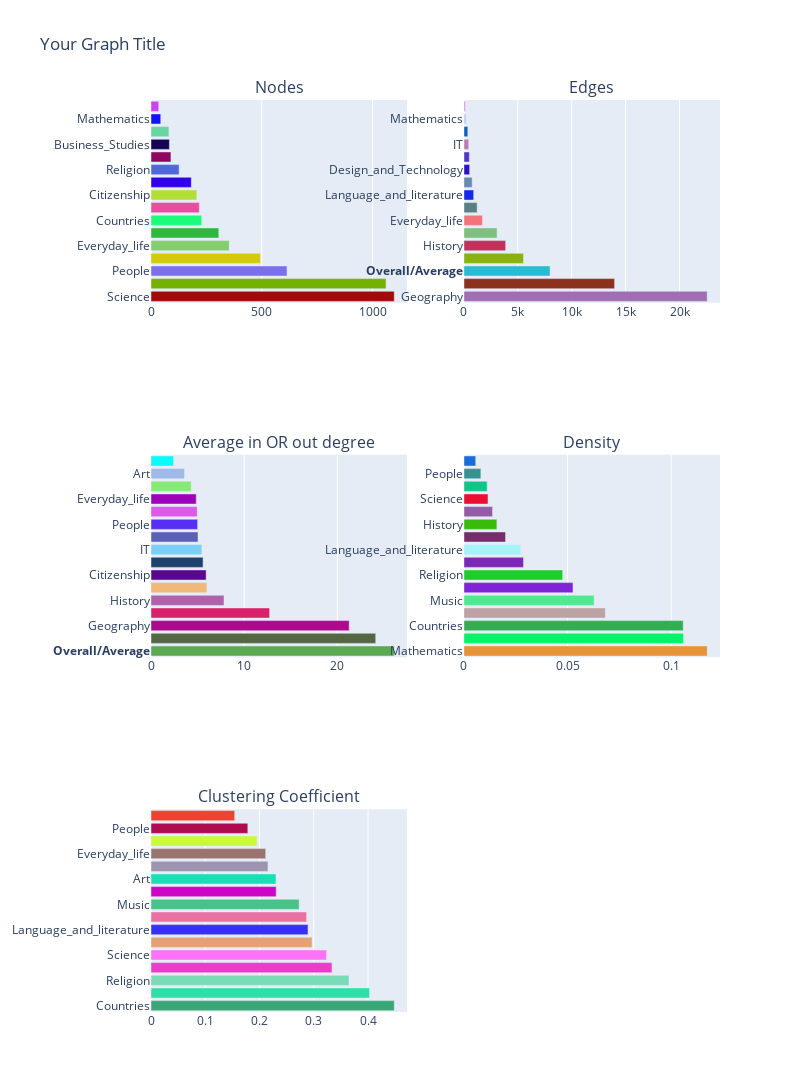

Here is the notebook cell this chart was saved with:
### Code cell
import plotly.graph_objs as go
from plotly.subplots import make_subplots
import numpy as np

properties = ['nodes', 'edges', 'avg_degree', 'density', 'clustering_coefficient']

fig = make_subplots(rows=3, cols=2, subplot_titles=[prop.replace("_", " ").title() if prop != 'avg_degree' else 'Average in OR out degree' for prop in properties])

for i, prop in enumerate(properties):
    sorted_data = category_data.sort_values(by=prop, ascending=False)
    colors = ['lightgray' if category == "Overall/Average" else f'rgb({np.random.randint(0,255)}, {np.random.randint(0,255)}, {np.random.randint(0,255)})' for category in sorted_data['category']]

    fig.add_trace(
        go.Bar(
            x=sorted_data[prop], 
            y=sorted_data['category'], 
            orientation='h', 
            marker_color=colors,
            showlegend=False
        ),
        row=(i // 2) + 1, 
        col=(i % 2) + 1
    )


# Update layout
fig.update_layout(height=2000, width=800, title_text="Your Graph Title")
fig.show()

### Figure 1 — Plotly figure (JSON) as saved in the notebook; plotly's stock layout.template omitted (floating-point values rounded to 4 significant figures)
{"data": [{"marker": {"color": ["rgb(160, 11, 11)", "rgb(117, 177, 3)", "rgb(125, 110, 238)", "rgb(212, 202, 8)", "rgb(133, 206, 108)", "rgb(50, 182, 66)", "rgb(27, 252, 122)", "rgb(233, 77, 157)", "rgb(180, 222, 54)", "rgb(49, 1, 236)", "rgb(80, 102, 217)", "rgb(144, 5, 96)", "rgb(22, 4, 84)", "rgb(105, 214, 162)", "rgb(18, 19, 250)", "rgb(208, 63, 241)"]}, "orientation": "h", "showlegend": false, "type": "bar", "x": [1098, 1061, 614, 494, 353, 306.1, 229, 218, 207, 182, 127, 90, 83, 81, 44, 35], "xaxis": "x", "y": ["Science", "Geography", "People", "History", "Everyday_life", "<b>Overall/Average</b>", "Countries", "Design_and_Technology", "Citizenship", "Language_and_literature", "Religion", "Music", "Business_Studies", "IT", "Mathematics", "Art"], "yaxis": "y"}, {"marker": {"color": ["rgb(161, 110, 179)", "rgb(141, 49, 31)", "rgb(39, 188, 210)", "rgb(136, 179, 14)", "rgb(194, 48, 92)", "rgb(125, 192, 130)", "rgb(244, 115, 123)", "rgb(87, 129, 133)", "rgb(15, 42, 236)", "rgb(107, 137, 174)", "rgb(45, 16, 196)", "rgb(84, 54, 196)", "rgb(190, 123, 173)", "rgb(9, 97, 193)", "rgb(196, 205, 245)", "rgb(226, 133, 236)"]}, "orientation": "h", "showlegend": false, "type": "bar", "x": [22570, 13978, 7992.0, 5523, 3870, 3073, 1715, 1225, 903, 762, 530, 503, 442, 358, 222, 126], "xaxis": "x2", "y": ["Geography", "Science", "<b>Overall/Average</b>", "Countries", "History", "People", "Everyday_life", "Citizenship", "Language_and_literature", "Religion", "Design_and_Technology", "Music", "IT", "Business_Studies", "Mathematics", "Art"], "yaxis": "y2"}, {"marker": {"color": ["rgb(91, 169, 80)", "rgb(84, 103, 67)", "rgb(172, 10, 139)", "rgb(216, 33, 106)", "rgb(175, 97, 171)", "rgb(240, 184, 122)", "rgb(93, 4, 145)", "rgb(30, 66, 107)", "rgb(121, 208, 244)", "rgb(91, 96, 180)", "rgb(87, 46, 243)", "rgb(219, 90, 231)", "rgb(158, 3, 185)", "rgb(134, 234, 118)", "rgb(158, 184, 231)", "rgb(7, 253, 249)"]}, "orientation": "h", "showlegend": false, "type": "bar", "x": [26.11, 24.12, 21.27, 12.73, 7.834, 6, 5.918, 5.589, 5.457, 5.045, 5.005, 4.962, 4.858, 4.313, 3.6, 2.431], "xaxis": "x3", "y": ["<b>Overall/Average</b>", "Countries", "Geography", "Science", "History", "Religion", "Citizenship", "Music", "IT", "Mathematics", "People", "Language_and_literature", "Everyday_life", "Business_Studies", "Art", "Design_and_Technology"], "yaxis": "y3"}, {"marker": {"color": ["rgb(231, 147, 55)", "rgb(3, 244, 102)", "rgb(51, 174, 84)", "rgb(188, 162, 164)", "rgb(78, 233, 144)", "rgb(126, 37, 213)", "rgb(28, 206, 40)", "rgb(123, 40, 181)", "rgb(162, 244, 249)", "rgb(118, 45, 108)", "rgb(56, 187, 9)", "rgb(150, 91, 168)", "rgb(234, 14, 49)", "rgb(14, 198, 136)", "rgb(54, 146, 144)", "rgb(24, 108, 220)"]}, "orientation": "h", "showlegend": false, "type": "bar", "x": [0.1173, 0.1059, 0.1058, 0.06821, 0.0628, 0.0526, 0.04762, 0.02873, 0.02741, 0.02007, 0.01589, 0.0138, 0.0116, 0.0112, 0.008165, 0.005686], "xaxis": "x4", "y": ["Mathematics", "Art", "Countries", "IT", "Music", "Business_Studies", "Religion", "Citizenship", "Language_and_literature", "Geography", "History", "Everyday_life", "Science", "Design_and_Technology", "People", "<b>Overall/Average</b>"], "yaxis": "y4"}, {"marker": {"color": ["rgb(57, 168, 119)", "rgb(43, 225, 167)", "rgb(122, 219, 183)", "rgb(238, 59, 202)", "rgb(254, 114, 245)", "rgb(228, 161, 118)", "rgb(54, 47, 248)", "rgb(235, 113, 162)", "rgb(74, 193, 136)", "rgb(206, 5, 197)", "rgb(26, 222, 180)", "rgb(158, 147, 176)", "rgb(155, 115, 110)", "rgb(199, 251, 56)", "rgb(175, 12, 80)", "rgb(240, 66, 48)"]}, "orientation": "h", "showlegend": false, "type": "bar", "x": [0.4483, 0.4029, 0.3649, 0.3335, 0.3236, 0.2969, 0.2894, 0.2869, 0.2731, 0.2308, 0.2303, 0.2156, 0.2115, 0.1955, 0.1785, 0.1543], "xaxis": "x5", "y": ["Countries", "Mathematics", "Religion", "IT", "Science", "Geography", "Language_and_literature", "History", "Music", "Citizenship", "Art", "Business_Studies", "Everyday_life", "<b>Overall/Average</b>", "People", "Design_and_Technology"], "yaxis": "y5"}], "layout": {"annotations": [{"font": {"size": 16}, "showarrow": false, "text": "Nodes", "x": 0.225, "xanchor": "center", "xref": "paper", "y": 1, "yanchor": "bottom", "yref": "paper"}, {"font": {"size": 16}, "showarrow": false, "text": "Edges", "x": 0.775, "xanchor": "center", "xref": "paper", "y": 1, "yanchor": "bottom", "yref": "paper"}, {"font": {"size": 16}, "showarrow": false, "text": "Average in OR out degree", "x": 0.225, "xanchor": "center", "xref": "paper", "y": 0.6111, "yanchor": "bottom", "yref": "paper"}, {"font": {"size": 16}, "showarrow": false, "text": "Density", "x": 0.775, "xanchor": "center", "xref": "paper", "y": 0.6111, "yanchor": "bottom", "yref": "paper"}, {"font": {"size": 16}, "showarrow": false, "text": "Clustering Coefficient", "x": 0.225, "xanchor": "center", "xref": "paper", "y": 0.2222, "yanchor": "bottom", "yref": "paper"}], "height": 2000, "title": {"text": "Your Graph Title"}, "width": 800, "xaxis": {"anchor": "y", "domain": [0, 0.45]}, "xaxis2": {"anchor": "y2", "domain": [0.55, 1]}, "xaxis3": {"anchor": "y3", "domain": [0, 0.45]}, "xaxis4": {"anchor": "y4", "domain": [0.55, 1]}, "xaxis5": {"anchor": "y5", "domain": [0, 0.45]}, "xaxis6": {"anchor": "y6", "domain": [0.55, 1]}, "yaxis": {"anchor": "x", "domain": [0.7778, 1]}, "yaxis2": {"anchor": "x2", "domain": [0.7778, 1]}, "yaxis3": {"anchor": "x3", "domain": [0.3889, 0.6111]}, "yaxis4": {"anchor": "x4", "domain": [0.3889, 0.6111]}, "yaxis5": {"anchor": "x5", "domain": [0, 0.2222]}, "yaxis6": {"anchor": "x6", "domain": [0, 0.2222]}}}
